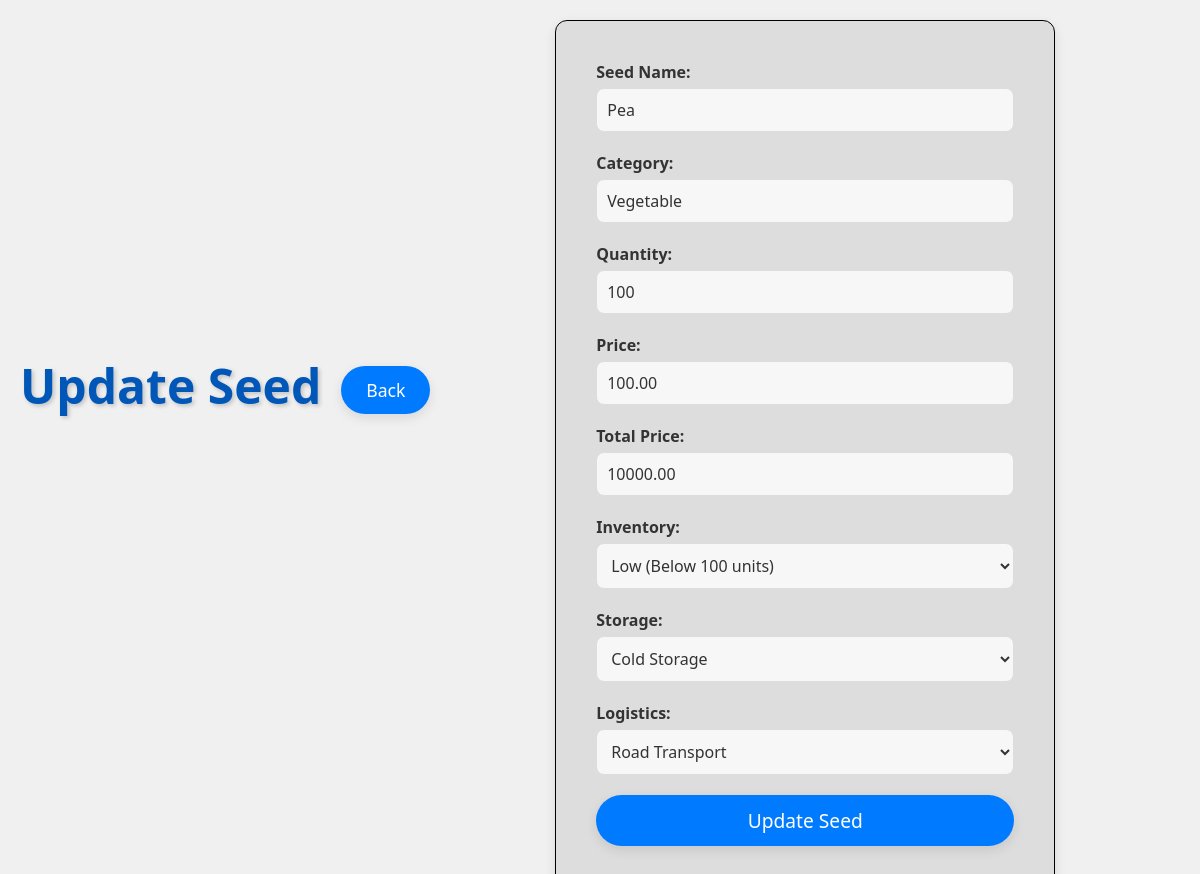
/agriculture_db/update_seed.php?id=14, run on the app's committed database.
### tables this page shows
CREATE TABLE `seedstable` (
  `id` int(11) NOT NULL,
  `warehouse_manager_employee_id` int(11) DEFAULT NULL,
  `season` varchar(50) NOT NULL,
  `region` varchar(50) NOT NULL,
  `quantity` int(11) NOT NULL,
  `price` decimal(10,2) NOT NULL,
  `totalPrice` decimal(10,2) NOT NULL,
  `inventory` varchar(11) NOT NULL,
  `storage` varchar(255) NOT NULL,
  `logistics` varchar(255) NOT NULL,
  `seed_id` int(11) DEFAULT NULL
);

CREATE TABLE `seeds` (
  `seed_id` int(11) NOT NULL,
  `seed_name` varchar(100) NOT NULL,
  `category` varchar(50) DEFAULT NULL
);

### agriculture_db/update_seed.php (the view, shortened to what this page needs)
<?php
include('../config/connect.php');
if (isset($_GET['id'])) {
 $seedstable_id = $_GET['id'];
 $query = "SELECT s.*, ss.* FROM seedstable ss
              INNER JOIN seeds s ON ss.seed_id = s.seed_id
              WHERE ss.id = '$seedstable_id'";
 $result = $conn->query($query);
 if ($result->num_rows > 0) {
  $data = $result->fetch_assoc();
 } else {
  echo "Seed not found!";
  exit();
 }
}
?>
<!DOCTYPE html>
<html lang="en">
<head>
 <link rel="stylesheet" href="updateStyle.css">
</head>
<body>
 <h1>Update Seed</h1><br>
 <a href="./index2.php"><button style="margin-bottom: 20px; margin-left:20px">Back</button></a>
 <form method="POST" action="">
  <label for="seedName">Seed Name:</label>
  <input type="text" id="seedName" name="seedName" value="<?php echo isset($data['seed_name']) ? htmlspecialchars($data['seed_name']) : ''; ?>" readonly><br>
  <label for="seedCategory">Category:</label>
  <input type="text" id="seedCategory" name="seedCategory" value="<?php echo isset($data['category']) ? htmlspecialchars($data['category']) : ''; ?>" readonly><br>
  <label for="seedQuantity">Quantity:</label>
  <input type="number" id="seedQuantity" name="seedQuantity" value="<?php echo isset($data['quantity']) ? htmlspecialchars($data['quantity']) : ''; ?>" required><br>
  <label for="seedPrice">Price:</label>
  <input type="number" id="seedPrice" name="seedPrice" value="<?php echo isset($data['price']) ? htmlspecialchars($data['price']) : ''; ?>" required><br>
  <label for="seedTotalPrice">Total Price:</label>
  <input type="number" id="seedTotalPrice" name="seedTotalPrice" value="<?php echo isset($data['totalPrice']) ? htmlspecialchars($data['totalPrice']) : ''; ?>" readonly><br>
  <label for="seedInventory">Inventory:</label>
  <select id="seedInventory" name="seedInventory" required>
   <option value="low" <?php echo (isset($data['inventory']) && $data['inventory'] == 'low') ? 'selected' : ''; ?>>Low (Below 100 units)</option>
  </select><br>
  <label for="seedStorage">Storage:</label>
  <select id="seedStorage" name="seedStorage" required>
   <option value="cold_storage" <?php echo (isset($data['storage']) && $data['storage'] == 'cold_storage') ? 'selected' : ''; ?>>Cold Storage</option>
  </select><br>
  <label for="seedLogistics">Logistics:</label>
  <select id="seedLogistics" name="seedLogistics" required>
   <option value="road" <?php echo (isset($data['logistics']) && $data['logistics'] == 'road') ? 'selected' : ''; ?>>Road Transport</option>
  </select><br>
  <button type="submit" name="update_seed">Update Seed</button>
 </form>
</body>
</html>

### agriculture_db/updateStyle.css (style rules this page uses)
* { margin: 0; padding: 0; box-sizing: border-box; font-family: 'Segoe UI', Tahoma, Geneva, Verdana, sans-serif; }
body { background-color: #f0f0f0; color: #333; display: flex; justify-content: center; align-items: center; height: 100vh; padding: 20px; font-size: 16px; }
h1 { font-size: 3rem; color: #0057b8; margin-bottom: 30px; text-shadow: 2px 2px 4px rgba(0, 0, 0, 0.2); }
form { background-color: #ddd; padding: 40px; width: 100%; max-width: 500px; margin: auto; border: 1px solid black; border-radius: 12px; box-shadow: 0 4px 12px rgba(0, 0, 0, 0.1); transition: all 0.3s ease-in-out; }
label { font-size: 1.1rem; font-weight: bold; color: #333; margin-bottom: 8px; display: block; text-align: left; }
input, select { width: 100%; padding: 10px; margin-bottom: 15px; border: 2px solid #ccc; border-radius: 8px; background-color: #fff; font-size: 1rem; color: #333; transition: all 0.3s ease; }
input[type="number"], input[type="text"], select { padding: 12px 15px; background-color: #f7f7f7; font-size: 1rem; border-radius: 8px; border: 1px solid #ddd; margin-bottom: 20px; }
button { background-color: #007bff; color: #fff; padding: 12px 25px; border: none; border-radius: 50px; font-size: 1.1rem; cursor: pointer; transition: all 0.3s ease; box-shadow: 0 4px 12px rgba(0, 0, 0, 0.1); }
select { background-color: #fff; font-size: 1rem; color: #333; padding: 12px 15px; border-radius: 8px; border: 2px solid #ccc; transition: all 0.3s ease; }
form input[type="number"], form input[type="text"], form select { font-size: 1rem; padding: 10px; border-radius: 8px; background-color: #f7f7f7; border: 1px solid #ddd; margin-bottom: 20px; }
form label { font-size: 1rem; font-weight: 600; margin-bottom: 5px; }
form button { width: 100%; font-size: 1.2rem; }

### data on the page
seedstable: seedName "Pea", seedCategory "Vegetable", seedQuantity "100", seedPrice "100.00", seedTotalPrice "10000.00", seedInventory "Low (Below 100 units)", seedStorage "Cold Storage", seedLogistics "Road Transport"
